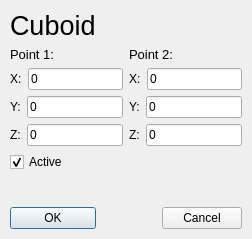
<ui version="4.0" >
 <author></author>
 <comment></comment>
 <exportmacro></exportmacro>
 <class>QGbCuboid3DInstrument</class>
 <widget class="QDialog" name="QGbCuboid3DInstrument" >
  <property name="geometry" >
   <rect>
    <x>0</x>
    <y>0</y>
    <width>252</width>
    <height>239</height>
   </rect>
  </property>
  <property name="windowTitle" >
   <string>GbCuboid3DInstrument</string>
  </property>
  <layout class="QGridLayout" >
   <property name="margin" >
    <number>10</number>
   </property>
   <property name="spacing" >
    <number>6</number>
   </property>
   <item row="0" column="0" >
    <widget class="QLabel" name="textLabel2" >
     <property name="font" >
      <font>
       <family>Arial</family>
       <pointsize>20</pointsize>
       <weight>50</weight>
       <italic>false</italic>
       <bold>false</bold>
       <underline>false</underline>
       <strikeout>false</strikeout>
      </font>
     </property>
     <property name="text" >
      <string>Cuboid</string>
     </property>
    </widget>
   </item>
   <item row="1" column="0" colspan="4" >
    <layout class="QHBoxLayout" >
     <property name="margin" >
      <number>0</number>
     </property>
     <property name="spacing" >
      <number>6</number>
     </property>
     <item>
      <layout class="QVBoxLayout" >
       <property name="margin" >
        <number>0</number>
       </property>
       <property name="spacing" >
        <number>6</number>
       </property>
       <item>
        <widget class="QLabel" name="textLabelPoint1" >
         <property name="font" >
          <font>
           <family>Arial</family>
           <pointsize>10</pointsize>
           <weight>50</weight>
           <italic>false</italic>
           <bold>false</bold>
           <underline>false</underline>
           <strikeout>false</strikeout>
          </font>
         </property>
         <property name="text" >
          <string>Point 1:</string>
         </property>
        </widget>
       </item>
       <item>
        <layout class="QHBoxLayout" >
         <property name="margin" >
          <number>0</number>
         </property>
         <property name="spacing" >
          <number>6</number>
         </property>
         <item>
          <widget class="QLabel" name="textLabel1" >
           <property name="text" >
            <string>X:</string>
           </property>
          </widget>
         </item>
         <item>
          <widget class="QLineEdit" name="lineEditPoint1X" >
           <property name="text" >
            <string>0</string>
           </property>
          </widget>
         </item>
        </layout>
       </item>
       <item>
        <layout class="QHBoxLayout" >
         <property name="margin" >
          <number>0</number>
         </property>
         <property name="spacing" >
          <number>6</number>
         </property>
         <item>
          <widget class="QLabel" name="textLabel1_2" >
           <property name="text" >
            <string>Y:</string>
           </property>
          </widget>
         </item>
         <item>
          <widget class="QLineEdit" name="lineEditPoint1Y" >
           <property name="text" >
            <string>0</string>
           </property>
          </widget>
         </item>
        </layout>
       </item>
       <item>
        <layout class="QHBoxLayout" >
         <property name="margin" >
          <number>0</number>
         </property>
         <property name="spacing" >
          <number>6</number>
         </property>
         <item>
          <widget class="QLabel" name="textLabel1_3" >
           <property name="text" >
            <string>Z:</string>
           </property>
          </widget>
         </item>
         <item>
          <widget class="QLineEdit" name="lineEditPoint1Z" >
           <property name="text" >
            <string>0</string>
           </property>
          </widget>
         </item>
        </layout>
       </item>
      </layout>
     </item>
     <item>
      <layout class="QVBoxLayout" >
       <property name="margin" >
        <number>0</number>
       </property>
       <property name="spacing" >
        <number>6</number>
       </property>
       <item>
        <widget class="QLabel" name="textLabelPoint2" >
         <property name="font" >
          <font>
           <family>Arial</family>
           <pointsize>10</pointsize>
           <weight>50</weight>
           <italic>false</italic>
           <bold>false</bold>
           <underline>false</underline>
           <strikeout>false</strikeout>
          </font>
         </property>
         <property name="text" >
          <string>Point 2:</string>
         </property>
        </widget>
       </item>
       <item>
        <layout class="QHBoxLayout" >
         <property name="margin" >
          <number>0</number>
         </property>
         <property name="spacing" >
          <number>6</number>
         </property>
         <item>
          <widget class="QLabel" name="textLabel1_4" >
           <property name="text" >
            <string>X:</string>
           </property>
          </widget>
         </item>
         <item>
          <widget class="QLineEdit" name="lineEditPoint2X" >
           <property name="text" >
            <string>0</string>
           </property>
          </widget>
         </item>
        </layout>
       </item>
       <item>
        <layout class="QHBoxLayout" >
         <property name="margin" >
          <number>0</number>
         </property>
         <property name="spacing" >
          <number>6</number>
         </property>
         <item>
          <widget class="QLabel" name="textLabel1_2_2" >
           <property name="text" >
            <string>Y:</string>
           </property>
          </widget>
         </item>
         <item>
          <widget class="QLineEdit" name="lineEditPoint2Y" >
           <property name="text" >
            <string>0</string>
           </property>
          </widget>
         </item>
        </layout>
       </item>
       <item>
        <layout class="QHBoxLayout" >
         <property name="margin" >
          <number>0</number>
         </property>
         <property name="spacing" >
          <number>6</number>
         </property>
         <item>
          <widget class="QLabel" name="textLabel1_3_2" >
           <property name="text" >
            <string>Z:</string>
           </property>
          </widget>
         </item>
         <item>
          <widget class="QLineEdit" name="lineEditPoint2Z" >
           <property name="text" >
            <string>0</string>
           </property>
          </widget>
         </item>
        </layout>
       </item>
      </layout>
     </item>
    </layout>
   </item>
   <item row="0" column="2" colspan="2" >
    <spacer>
     <property name="orientation" >
      <enum>Qt::Horizontal</enum>
     </property>
     <property name="sizeType" >
      <enum>QSizePolicy::Expanding</enum>
     </property>
     <property name="sizeHint" >
      <size>
       <width>90</width>
       <height>20</height>
      </size>
     </property>
    </spacer>
   </item>
   <item row="4" column="0" >
    <widget class="QPushButton" name="pBtnOK" >
     <property name="text" >
      <string>OK</string>
     </property>
    </widget>
   </item>
   <item row="4" column="3" >
    <widget class="QPushButton" name="pBtnCancel" >
     <property name="text" >
      <string>Cancel</string>
     </property>
    </widget>
   </item>
   <item row="3" column="0" colspan="2" >
    <spacer>
     <property name="orientation" >
      <enum>Qt::Vertical</enum>
     </property>
     <property name="sizeType" >
      <enum>QSizePolicy::Expanding</enum>
     </property>
     <property name="sizeHint" >
      <size>
       <width>20</width>
       <height>13</height>
      </size>
     </property>
    </spacer>
   </item>
   <item row="2" column="3" >
    <spacer>
     <property name="orientation" >
      <enum>Qt::Horizontal</enum>
     </property>
     <property name="sizeType" >
      <enum>QSizePolicy::Expanding</enum>
     </property>
     <property name="sizeHint" >
      <size>
       <width>40</width>
       <height>20</height>
      </size>
     </property>
    </spacer>
   </item>
   <item row="2" column="0" colspan="3" >
    <widget class="QCheckBox" name="checkBoxActive" >
     <property name="text" >
      <string>Active</string>
     </property>
     <property name="checked" >
      <bool>true</bool>
     </property>
    </widget>
   </item>
   <item row="4" column="1" >
    <spacer>
     <property name="orientation" >
      <enum>Qt::Horizontal</enum>
     </property>
     <property name="sizeType" >
      <enum>QSizePolicy::Expanding</enum>
     </property>
     <property name="sizeHint" >
      <size>
       <width>40</width>
       <height>20</height>
      </size>
     </property>
    </spacer>
   </item>
  </layout>
 </widget>
 <layoutdefault spacing="6" margin="11" />
 <pixmapfunction>qPixmapFromMimeSource</pixmapfunction>
 <resources/>
 <connections/>
</ui>
